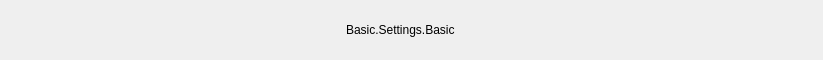
        <widget class="QWidget" name="widget_SpreadAdvanceSettings" native="true">
         <property name="minimumSize">
          <size>
           <width>0</width>
           <height>60</height>
          </size>
         </property>
         <property name="maximumSize">
          <size>
           <width>860</width>
           <height>60</height>
          </size>
         </property>
         <layout class="QHBoxLayout" name="horizontalLayout">
          <property name="spacing">
           <number>0</number>
          </property>
          <property name="leftMargin">
           <number>0</number>
          </property>
          <property name="topMargin">
           <number>0</number>
          </property>
          <property name="rightMargin">
           <number>0</number>
          </property>
          <property name="bottomMargin">
           <number>0</number>
          </property>
          <item>
           <spacer name="horizontalSpacer_8">
            <property name="orientation">
             <enum>Qt::Horizontal</enum>
            </property>
            <property name="sizeHint" stdset="0">
             <size>
              <width>346</width>
              <height>20</height>
             </size>
            </property>
           </spacer>
          </item>
          <item>
           <widget class="AFQHoverWidget" name="widget_Spread" native="true">
            <property name="minimumSize">
             <size>
              <width>0</width>
              <height>35</height>
             </size>
            </property>
            <property name="maximumSize">
             <size>
              <width>16777215</width>
              <height>35</height>
             </size>
            </property>
            <layout class="QHBoxLayout" name="horizontalLayout_2">
             <property name="spacing">
              <number>6</number>
             </property>
             <property name="leftMargin">
              <number>0</number>
             </property>
             <property name="topMargin">
              <number>0</number>
             </property>
             <property name="rightMargin">
              <number>0</number>
             </property>
             <property name="bottomMargin">
              <number>0</number>
             </property>
             <item>
              <widget class="QLabel" name="label_ChangeSettings">
               <property name="minimumSize">
                <size>
                 <width>0</width>
                 <height>35</height>
                </size>
               </property>
               <property name="maximumSize">
                <size>
                 <width>16777215</width>
                 <height>35</height>
                </size>
               </property>
               <property name="text">
                <string>Basic.Settings.Basic</string>
               </property>
              </widget>
             </item>
             <item>
              <widget class="QLabel" name="label_Triangle">
               <property name="minimumSize">
                <size>
                 <width>16</width>
                 <height>16</height>
                </size>
               </property>
               <property name="maximumSize">
                <size>
                 <width>16</width>
                 <height>16777215</height>
                </size>
               </property>
               <property name="styleSheet">
                <string notr="true"/>
               </property>
               <property name="text">
                <string/>
               </property>
               <property name="hover" stdset="0">
                <bool>false</bool>
               </property>
              </widget>
             </item>
            </layout>
           </widget>
          </item>
          <item>
           <spacer name="horizontalSpacer_9">
            <property name="orientation">
             <enum>Qt::Horizontal</enum>
            </property>
            <property name="sizeHint" stdset="0">
             <size>
              <width>346</width>
              <height>20</height>
             </size>
            </property>
           </spacer>
          </item>
         </layout>
        </widget>
